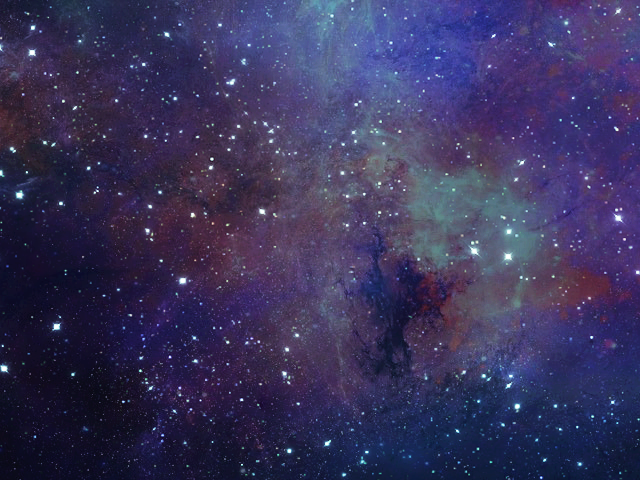

Rendered tile map (Tiled .tmx) drawn with the repository's tilesets; below, a short description and the map source with its tile grids summarised:
An orthogonal 20x15 tile map with 32x32 px tiles, 1 tile layer (Warstwa Kafelków 1) and 1 object (Player).

<map version="1.0" orientation="orthogonal" renderorder="right-down" width="20" height="15" tilewidth="32" tileheight="32" nextobjectid="6">
 <properties>
  <property name="spaceship" value="spaceship.jpeg" />
 </properties>
 <tileset firstgid="1" name="space_map" tilewidth="32" tileheight="32" tilecount="1914" spacing="0">
  <image source="assets/space_map.png" width="1884" height="1064" />
 </tileset>
 <layer name="Warstwa Kafelków 1" width="20" height="15">
  <data>[300 cells, 300 non-empty, 300 distinct tile ids]</data>
 </layer>
 <objectgroup name="Warstwa Obiektu 1">
  <object id="1" name="Spaceship" type="Player" x="32" y="32" width="32" height="32">
   <properties>
    <property name="numFrames" value="4" />
    <property name="textureHeight" value="55" />
    <property name="textureID" value="spaceship" />
    <property name="textureWidth" value="128" />
   </properties>
  </object>
 </objectgroup>
</map>
